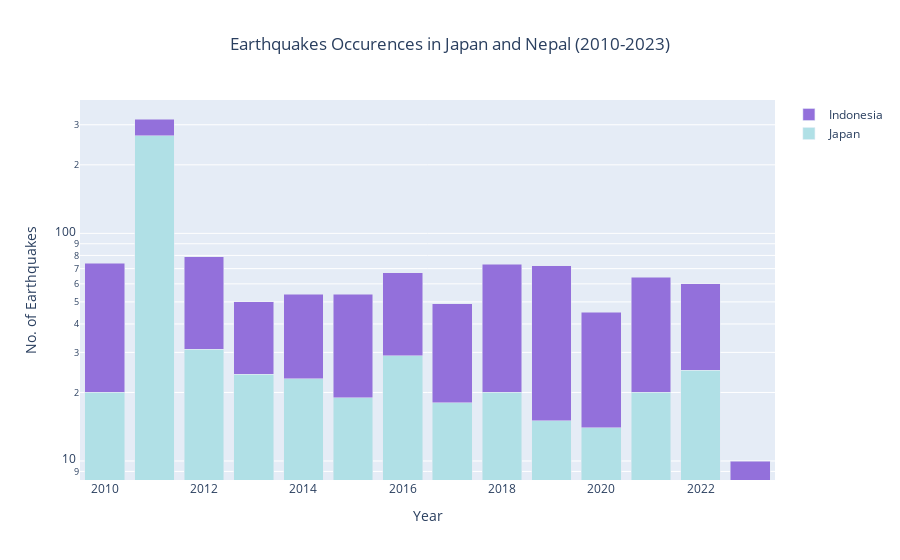

Here is the notebook cell this chart was saved with:
### Code cell
# Number of Earthquakes that occurred from 2010-2023 Japan vs Nepal 
# Created stacked barchart showing the earthquake counts for each country

# Define figure
fig = go.Figure()


# Add traces 
fig.add_trace(go.Bar(
    x=japan_count.index,
    y=japan_count.values,
    name='Japan',
    marker_color='powderblue'
))

fig.add_trace(go.Bar(
    x=Indo_count.index,
    y=Indo_count.values,
    name='Indonesia',
    marker_color='mediumpurple'
))

# Add layout 
fig.update_layout(
        title = go.layout.Title(
            text = 'Earthquakes Occurences in Japan and Nepal (2010-2023)',
            x = 0.5),
    xaxis_title='Year',
    yaxis_title='No. of Earthquakes',
    barmode='stack'
)


fig.update_layout(yaxis_type='log')
fig.show()

### Figure 1 — Plotly figure (JSON) as saved in the notebook; plotly's stock layout.template omitted (floating-point values rounded to 4 significant figures)
{"data": [{"marker": {"color": "powderblue"}, "name": "Japan", "type": "bar", "x": [2010, 2011, 2012, 2013, 2014, 2015, 2016, 2017, 2018, 2019, 2020, 2021, 2022], "y": [20, 268, 31, 24, 23, 19, 29, 18, 20, 15, 14, 20, 25]}, {"marker": {"color": "mediumpurple"}, "name": "Indonesia", "type": "bar", "x": [2010, 2011, 2012, 2013, 2014, 2015, 2016, 2017, 2018, 2019, 2020, 2021, 2022, 2023], "y": [54, 50, 48, 26, 31, 35, 38, 31, 53, 57, 31, 44, 35, 10]}], "layout": {"barmode": "stack", "title": {"text": "Earthquakes Occurences in Japan and Nepal (2010-2023)", "x": 0.5}, "xaxis": {"title": {"text": "Year"}}, "yaxis": {"title": {"text": "No. of Earthquakes"}, "type": "log"}}}
